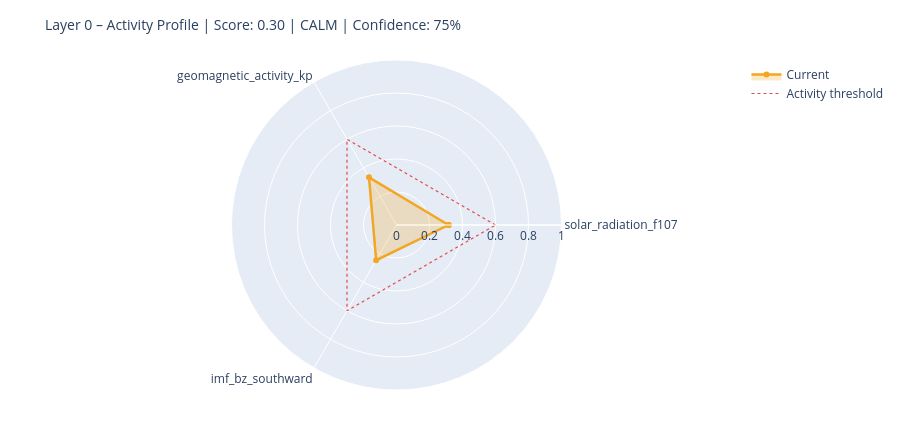

Notebook code cell kept with this figure:
### Markdown cell above
---
## 6. State Assessment & Handoff to Layer 1

### Code cell
# ============================================================
# STEP 1 – Collect raw values with source modes
# Mode: 'primary' | 'fallback_3h' | 'last_valid' | 'missing'
# ============================================================

def safe_last(df, col):
    if df is None or col not in df.columns: return None
    s = df[col].dropna()
    return float(s.iloc[-1]) if not s.empty else None

f107_now = safe_last(df_f107, 'f10.7')
bz_now   = safe_last(df_mag,  'bz_gsm')
kp_now   = safe_last(df_kp,   'kp')
sw_now   = safe_last(df_sw,   'speed')

source_modes = {
    'F10.7':    'primary'  if f107_now is not None else 'missing',
    'Kp':       'primary'  if kp_now   is not None else 'missing',
    'IMF_Bz':   'primary'  if bz_now   is not None else 'missing',
    'SW_speed': 'primary'  if sw_now   is not None else 'missing',
}

# Kp Fallback – 3h endpoint
if kp_now is None:
    try:
        r = requests.get(
            'https://services.swpc.noaa.gov/json/noaa-planetary-k-index.json',
            timeout=10)
        r.raise_for_status()
        fb = pd.DataFrame(r.json())
        tc = next((c for c in fb.columns if 'time' in c.lower()), fb.columns[0])
        kc = next((c for c in fb.columns if 'kp' in c.lower() and c != tc), None)
        if kc:
            fb[kc] = fb[kc].astype(str).str.extract(r'([0-9]+(?:\.[0-9]*)?)')[0]
            fb[kc] = pd.to_numeric(fb[kc], errors='coerce')
            fb = fb[fb[kc] >= 0].dropna(subset=[kc])
            if not fb.empty:
                kp_now = float(fb[kc].iloc[-1])
                source_modes['Kp'] = 'fallback_3h'
                print(f'  Kp fallback (3h): {kp_now:.1f}')
    except Exception as e:
        print(f'  Kp fallback failed: {e}')

# Solar Wind Fallback – last valid value
if sw_now is None and df_sw is not None and 'speed' in df_sw.columns:
    s = df_sw['speed'].dropna()
    if not s.empty:
        sw_now = float(s.iloc[-1])
        source_modes['SW_speed'] = 'last_valid'
        print(f'  SW fallback (last_valid): {sw_now:.0f} km/s')

print()
print('Source modes:', source_modes)

# ============================================================
# STEP 2 – Score from available components only
# ============================================================

def norm(v, lo, hi):
    if v is None: return None
    return max(0.0, min(1.0, (v - lo) / (hi - lo)))

COMPONENTS = {
    'solar_radiation_f107':    (f107_now, norm(f107_now, 60, 250)),
    'geomagnetic_activity_kp': (kp_now,   norm(kp_now,   0,   9)),
    'imf_bz_southward':        (bz_now,   norm(-(bz_now or 0) if bz_now else None, -5, 30)
                                           if bz_now is not None else None),
    'solar_wind_speed':        (sw_now,   norm(sw_now, 300, 800)),
}

available   = {k: v[1] for k, v in COMPONENTS.items() if v[1] is not None}
unavailable = [k for k, v in COMPONENTS.items() if v[1] is None]

layer0_score = round(sum(available.values()) / len(available), 4) if available else None
confidence   = round(len(available) / len(COMPONENTS), 2)

level = ('unknown'  if layer0_score is None
         else 'calm'     if layer0_score < 0.3
         else 'moderate' if layer0_score < 0.6
         else 'active')

# ============================================================
# STEP 3 – Dominant Driver
# ============================================================

def dominant_driver(kp, f107, bz, sw):
    candidates = []
    if kp   is not None and kp   >= 4:   candidates.append(('geomagnetic',    kp / 9))
    if sw   is not None and sw   >= 500:  candidates.append(('solar_wind',     sw / 800))
    if bz   is not None and bz   <= -5:   candidates.append(('imf_southward',  abs(bz) / 30))
    if f107 is not None and f107 >= 150:  candidates.append(('solar_radiation',f107 / 250))
    return max(candidates, key=lambda x: x[1])[0] if candidates else 'none'

driver = dominant_driver(kp_now, f107_now, bz_now, sw_now)

# ============================================================
# STEP 4 – Downstream expectations
# ============================================================

def downstream_expectation(driver, score, kp, bz, f107):
    exp = {
        'magnetosphere':        'calm',
        'ionosphere':           'calm',
        'schumann_resonance':   'unchanged',
        'lithosphere_currents': 'low',
    }
    if driver == 'geomagnetic' or (kp and kp >= 5):
        exp['magnetosphere']        = 'compressed / storm'
        exp['ionosphere']           = 'elevated disturbance (TEC variability)'
        exp['schumann_resonance']   = 'elevated amplitude possible'
        exp['lithosphere_currents'] = 'elevated induction currents'
    elif driver == 'imf_southward' or (bz and bz <= -5):
        exp['magnetosphere']        = 'energy coupling active'
        exp['ionosphere']           = 'elevated electron density possible'
        exp['schumann_resonance']   = 'slight modulation possible'
    elif driver == 'solar_radiation' or (f107 and f107 >= 150):
        exp['ionosphere']           = 'elevated ionization (F-layer)'
        exp['schumann_resonance']   = 'slightly elevated background activity'
    return exp

downstream = downstream_expectation(driver, layer0_score, kp_now, bz_now, f107_now)

# ============================================================
# CONSOLE OUTPUT
# ============================================================

W = 58
print('=' * W)
print('LAYER 0 – STATE ASSESSMENT')
print('=' * W)
for name, (raw_v, score_v) in COMPONENTS.items():
    if score_v is not None:
        bar = '█' * int(score_v * 20) + '░' * (20 - int(score_v * 20))
        print(f'  {name:<35}  {bar}  {score_v:.2f}')
    else:
        print(f'  {name:<35}  {"─" * 20}  n/a')
print('-' * W)
print(f'  Score ({len(available)}/{len(COMPONENTS)} components):  {layer0_score:.3f}')
print(f'  Confidence:         {confidence:.0%}')
print(f'  Level:              {level.upper()}')
print(f'  Dominant Driver:    {driver}')

# Radar chart
cats = list(available.keys())
vals = list(available.values())
if len(cats) >= 3:
    fig = go.Figure()
    fig.add_trace(go.Scatterpolar(
        r=vals + [vals[0]], theta=cats + [cats[0]],
        fill='toself', fillcolor='rgba(242,166,35,0.25)',
        line=dict(color='#F2A623', width=2.5), name='Current'
    ))
    fig.add_trace(go.Scatterpolar(
        r=[0.6] * (len(cats) + 1), theta=cats + [cats[0]],
        line=dict(color='#E24B4A', dash='dot', width=1.2),
        mode='lines', name='Activity threshold'
    ))
    fig.update_layout(
        title=dict(text=f'Layer 0 – Activity Profile | Score: {layer0_score:.2f} | {level.upper()} | Confidence: {confidence:.0%}',
                   font=dict(size=14)),
        polar=dict(radialaxis=dict(visible=True, range=[0, 1])),
        height=430, showlegend=True,
        margin=dict(l=60, r=60, t=60, b=40)
    )
    fig.show()

### Figure 1 — Plotly figure (JSON) as saved in the notebook; plotly's stock layout.template omitted (floating-point values rounded to 4 significant figures)
{"data": [{"fill": "toself", "fillcolor": "rgba(242,166,35,0.25)", "line": {"color": "#F2A623", "width": 2.5}, "name": "Current", "r": [0.3158, 0.3333, 0.2466, 0.3158], "theta": ["solar_radiation_f107", "geomagnetic_activity_kp", "imf_bz_southward", "solar_radiation_f107"], "type": "scatterpolar"}, {"line": {"color": "#E24B4A", "dash": "dot", "width": 1.2}, "mode": "lines", "name": "Activity threshold", "r": [0.6, 0.6, 0.6, 0.6], "theta": ["solar_radiation_f107", "geomagnetic_activity_kp", "imf_bz_southward", "solar_radiation_f107"], "type": "scatterpolar"}], "layout": {"height": 430, "margin": {"b": 40, "l": 60, "r": 60, "t": 60}, "polar": {"radialaxis": {"range": [0, 1], "visible": true}}, "showlegend": true, "title": {"font": {"size": 14}, "text": "Layer 0 – Activity Profile | Score: 0.30 | CALM | Confidence: 75%"}}}
